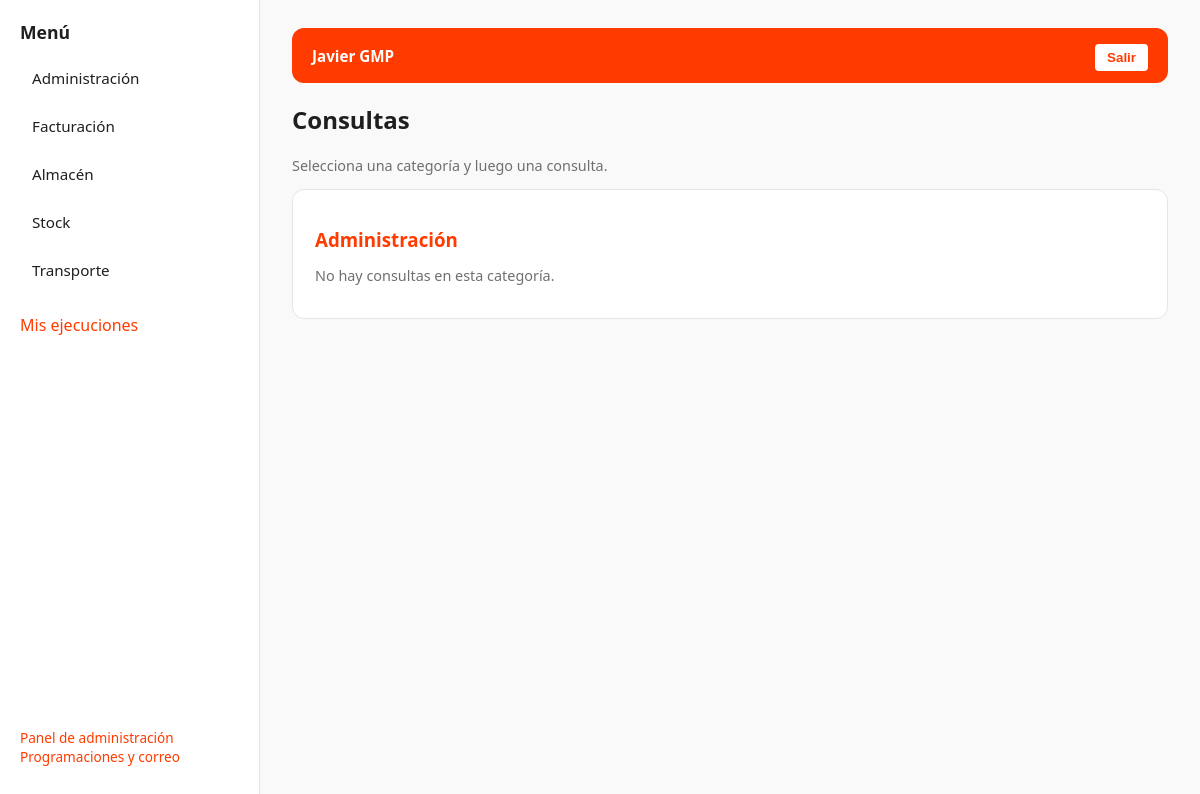
The app's page / (signed in) with its own data.
### core/models.py (models this page shows, shortened)
class QueryCategory(models.Model):
    name = models.CharField(max_length=100, unique=True)
    order = models.PositiveIntegerField(default=0)
    allowed_groups = models.ManyToManyField(
        Group,
        blank=True,
        related_name="allowed_categories",
        help_text="Grupos que pueden ver esta categoría. Si está vacío, la ve todo el mundo.",
    )
    class Meta:
        ordering = ["order", "name"]

### core/views.py (the view)
# urls.py: path("", home, name="home"),
@login_required
def home(request):
    data = context(request.user)
    queries = (
        Query.objects.filter(is_active=True, category__in=data["categories"])
        .select_related("category")
        .order_by("name")
    )
    grouped = {c: [] for c in data["categories"]}
    for q in queries:
        grouped[q.category].append(q)
    data.update(grouped=grouped, uncategorized=[], sidebar_mode="workspace")
    return render(request, "workspace.html", data)

### core/services.py (called while the page is built, shortened)
def get_visible_categories_for_user(user):
    if user.is_superuser:
        return QueryCategory.objects.all()

### core/templatetags/extras.py (called while the page is built)
@register.filter
def get_item(d, key):
    return d.get(key, [])

### core/views.py (called while the page is built)
def context(user):
    return {
        "categories": get_visible_categories_for_user(user).order_by("order", "name"),
        "is_admin": user.is_staff,
        "sidebar_mode": "links",
    }

### mahou/context.py (called while the page is built)
def navigation(request):
    user = request.user
    visible = False
    if user.is_authenticated and user.is_active:
        qs = Query.objects.filter(
            code__in=["MAHOU_PANEL", "MAHOU_MUELLES"], is_active=True
        )
        if not user.is_superuser:
            qs = qs.filter(category__in=get_visible_categories_for_user(user))
        visible = qs.count() == 2
    return {"can_view_mahou": visible}

### templates/workspace.html (shortened to what this page needs)
{% extends "base_workspace.html" %}
{% load extras %}
{% block content %}
  <h2>Consultas</h2>
  <p class="muted">Selecciona una categoría y luego una consulta.</p>
  {% for c in categories %}
    <section class="cat-panel" data-cat="{{ c.id }}" style="display:none; background:white; border:1px solid var(--border); border-radius:var(--radius); padding:18px 22px; margin-bottom:20px;">
      <h3 style="margin-bottom:10px; color: var(--primary);">{{ c.name }}</h3>
      {% with qs=grouped|get_item:c %}
        {% if qs %}
          <ul class="q-list" style="list-style:none; padding:0; margin:0;">
            {% for q in qs %}
              <li style="padding:10px 0; border-bottom:1px dashed var(--border); font-size:0.95rem;">
                <a href="{% url 'query_detail' q.code %}">{{ q.name }}</a>
                </a>
                <span class="muted" style="margin-left:6px; font-size:0.85rem;">— {{ q.code }}</span>
              </li>
            {% endfor %}
          </ul>
        {% else %}
          <p class="muted">No hay consultas en esta categoría.</p>
        {% endif %}
      {% endwith %}
    </section>
  {% endfor %}
{% endblock %}

### templates/base_workspace.html (shortened to what this page needs)
<!doctype html>
<html lang="es">
<head>
</head>
<body>
  <div class="layout">
    <aside class="sidebar">
      <h3>Menú</h3>
      {% for c in categories %}
        {% if sidebar_mode == "workspace" %}
          <div class="cat" onclick="showCat('{{ c.id }}')">{{ c.name }}</div>
        {% else %}
          <a class="cat" href="{% url 'home' %}?cat={{ c.id }}" style="display:block;">
            {{ c.name }}
          </a>
        {% endif %}
      {% endfor %}
      <p><a href="{% url 'job_list' %}">Mis ejecuciones</a></p>
      {% if is_admin %}
        <p class="muted">
          <a href="/admin/">Panel de administración</a><br><a href="/admin/reports/schedule/">Programaciones y correo</a>
        </p>
      {% endif %}
    </aside>
    <main class="content">
      <div class="topbar">
        <strong>{{ request.user.first_name }} {{ request.user.last_name }}</strong>
        <form method="post" action="{% url 'logout' %}">
          <button class="logoutbtn" type="submit">Salir</button>
        </form>
      </div>
      {% block content %}{% endblock %}
    </main>
  </div>
</body>
</html>

### templates/base_workspace.html (style rules this page uses)
:root { --primary: #ff3b00; --primary-hover: #e63600; --bg: #f9f9f9; --sidebar-bg: #ffffff; --border: #e5e5e5; --text: #1f1f1f; --muted: #6f6f6f; --radius: 12px; }
* { box-sizing: border-box; }
body { margin: 0; font-family: "Segoe UI", Roboto, Arial, sans-serif; background: var(--bg); color: var(--text); }
.layout { display: flex; min-height: 100vh; }
.sidebar { width: 260px; background: var(--sidebar-bg); border-right: 1px solid var(--border); padding: 20px; display: flex; flex-direction: column; }
.sidebar h3 { margin: 0 0 14px; font-size: 1.1rem; color: var(--text); }
.cat { padding: 10px 12px; margin-bottom: 8px; border-radius: var(--radius); cursor: pointer; font-size: 0.95rem; transition: background 0.2s ease, color 0.2s ease; }
.sidebar .muted { margin-top: auto; font-size: 0.85rem; }
.sidebar a { color: var(--primary); text-decoration: none; font-weight: 500; }
.content { flex: 1; padding: 28px 32px; }
.topbar { background-color: #ff3b00; color: white; font-size: 1.3rem; font-weight: 600; padding: 12px 20px; display: flex; justify-content: space-between; align-items: center; border-radius: var(--radius); margin-bottom: 18px; }
.topbar strong { font-size: 0.95rem; }
.logoutbtn { background: white; color: #ff3b00; border: none; padding: 6px 12px; border-radius: 4px; font-weight: 600; cursor: pointer; }
.muted { color: var(--muted); font-size: 0.9rem; }

### records on screen
QueryCategory: name "Administración"
QueryCategory: name "Facturación"
QueryCategory: name "Almacén"
QueryCategory: name "Stock"
QueryCategory: name "Transporte"

### other values on screen
{{ request.user.first_name }} "Javier"
{{ request.user.last_name }} "GMP"
